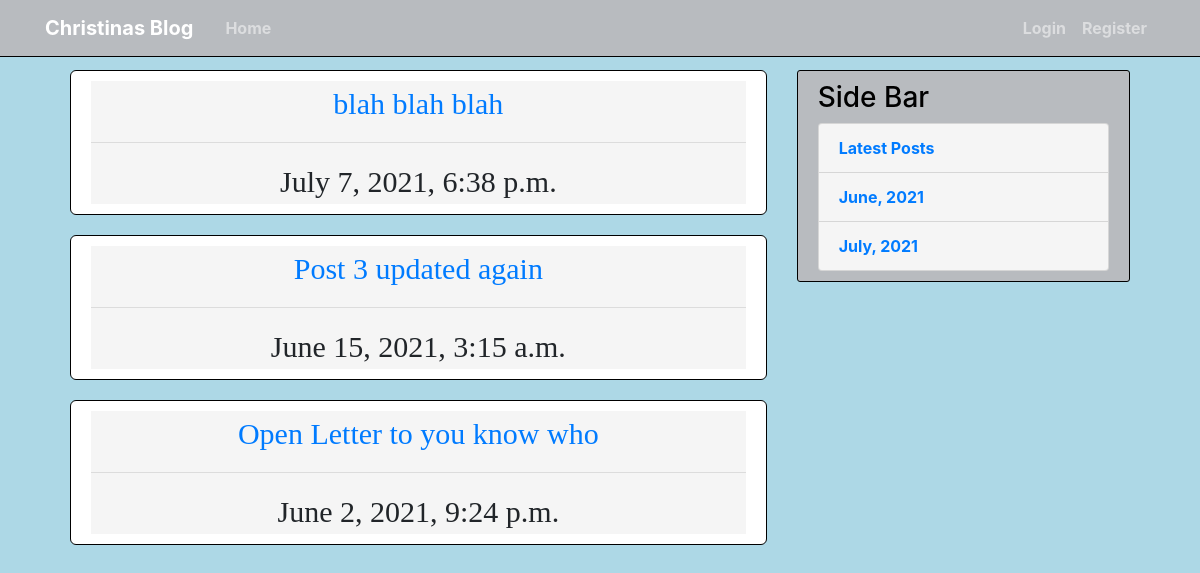
Screenshot of /blog/latest_posts/ with the database file from the repository.
### blog/models.py (models this page shows, shortened)
class Post(models.Model):
    title = models.CharField(max_length=100)
    content = models.TextField()
    date_posted = models.DateTimeField(default=timezone.now)
    author = models.ForeignKey(User, on_delete=models.CASCADE)
    archive_date = models.DateField(default=datetime.date.today)

### blog/views.py (the view)
# urls.py: path('latest_posts/', views.PostArchiveIndexView.as_view(), name='latest_posts'),
class PostArchiveIndexView(ArchiveIndexView):
    model = Post
    date_field = 'date_posted'

### templates/blog/post_archive.html
{% extends 'blog/base.html' %}
    {% block content %}
        {% for post in latest %}
            <div class="main-content">
                  <center>
                <div class="main-header"><a href="{% url 'Post-Detail' post.pk %}"> {{ post.title | safe }}</a>
                    <hr> {{ post.date_posted }}</div>
                 </center>
            </div>
        {% endfor %}
    {% endblock %}

### templates/blog/base.html (shortened to what this page needs)
{% load static %}
<!DOCTYPE html>
    <html>
<head>
            <link rel="stylesheet" href="https://stackpath.bootstrapcdn.com/bootstrap/4.3.1/css/bootstrap.min.css"
>
    <link rel="stylesheet" href="{% static 'LandFamily/main.css' %}">
</head>
<body class="body">
<header class="site-header">
	<nav class="navbar navbar-expand-md navbar-dark bg-steel fixed-top">
		<div class="container">
			<a class="navbar-brand mr-4" href="{% url 'blog-home' %}">Christinas Blog</a>
					<div class="collapse navbar-collapse" id="navbarToggle">
						<div class="navbar-nav mr-auto">
							<a class="nav-item nav-link" href="{% url 'blog-home' %}">Home</a>
						</div>
						<div class="navbar-nav">
                            {% if user.is_authenticated %}
                                {% if user.is_staff %}
                                    <a class="btn btn-success" href="{% url 'post-create' %}">Create Post</a>
                                {% endif %}
                                <a class="nav-item nav-link" href="{% url 'profile' %}">{{ user.username }}'s Profile</a>
                                <a class="nav-item nav-link" href="{% url 'logout'%}">LogOut</a>
                            {% else %}
							<a class="nav-item nav-link" href="{% url 'login'%}">Login</a>
                            <a class="nav-item nav-link" href="{% url 'register'%}">Register</a>
						{% endif %}
                        </div>
					</div>
		</div>
	</nav>
</header>
  <div class="row">
    <div class="col-md-8">
            {% block content %}{% endblock %}
    </div>
	<div class="col-md-4">
		<div class="content-section">
			<h3>Side Bar</h3>
			<ul class="list-group">
                <li class="list-group-item list-group-item-light"><a href="{% url 'latest_posts' %}">Latest Posts</a></li>
                <li class="list-group-item list-group-item-light"><a href='{% url 'post-month-archive' year=2021 month=06 %}'>June, 2021</a></li>
                <li class="list-group-item list-group-item-light"><a href='{% url 'post-month-archive' year=2021 month=07 %}'>July, 2021</a></li>
			</ul>
		</div>
	</div>
  </div>
            </body>
    </html>

### blog/static/LandFamily/main.css (style rules this page uses)
.bg-steel { background-color: #b8bbbf; }
h3 { color: #000000; }
.navbar { border-bottom: 1px solid black; }
.navbar-brand { font-weight: bold; color: black; }
.nav-link { font-weight: bold; color: black; }
.content-section { background: #b8bbbf; padding: 10px 20px; border: 1px solid #000000; border-radius: 3px; margin-bottom: 20px; }
.body { padding: 70px; background-color: lightblue; }
.list-group { list-style-type: none; }
.list-group-item { background: whitesmoke; color: black; font-weight: bold; }
.main-content { font-family: American Typewriter, Serif; font-size: 30px; background: white; padding: 10px 20px; margin-bottom: 20px; border: 1px solid black; border-radius: 6px; }
.main-header { background: whitesmoke; }

### rows the page displays
Post: title "blah blah blah", date_posted "July 7, 2021, 6:38 p.m."
Post: title "Post 3 updated again", date_posted "June 15, 2021, 3:15 a.m."
Post: title "Open Letter to you know who", date_posted "June 2, 2021, 9:24 p.m."
